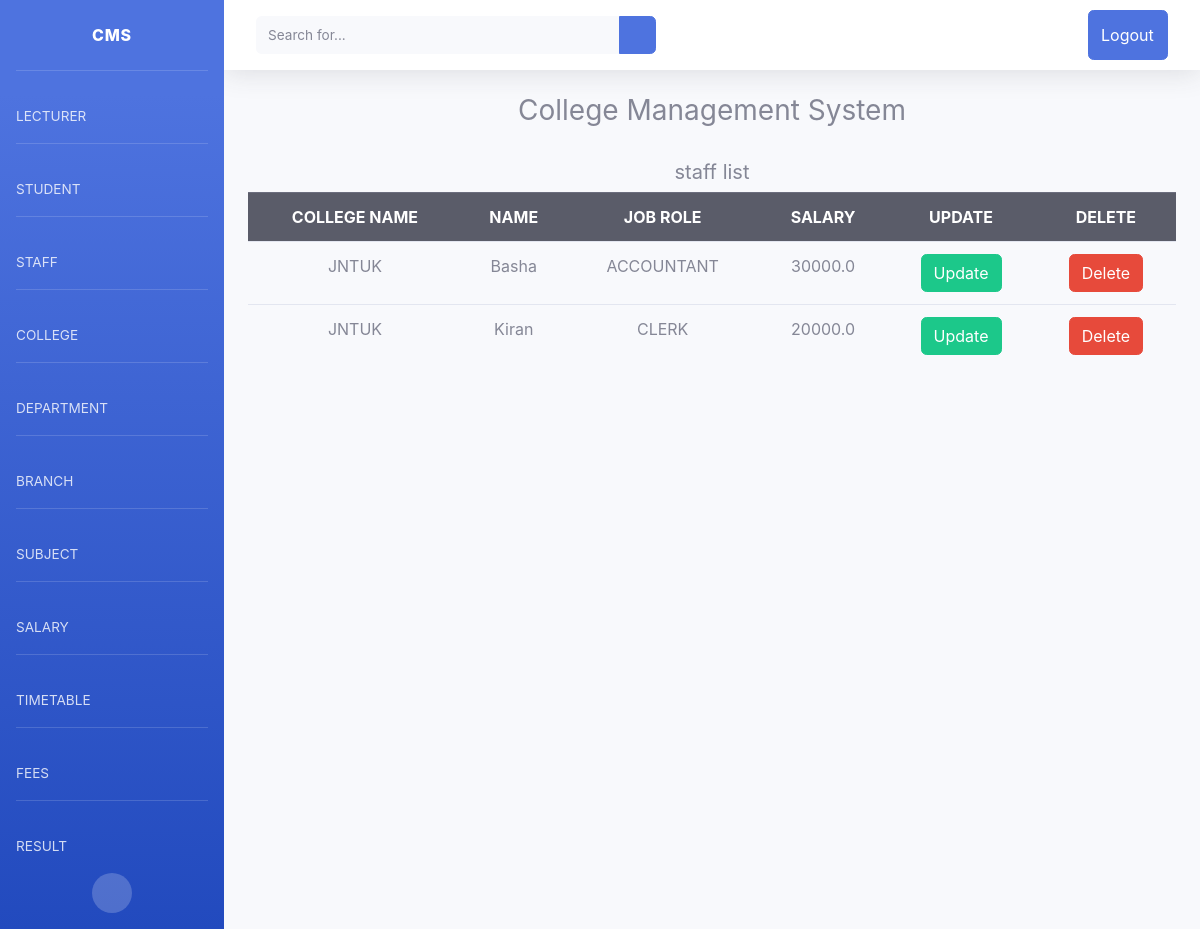
The app's page /details/ (signed in) with its own data.
### cmsapp/models.py (models this page shows, shortened)
class StaffMembers(models.Model):
    user=models.OneToOneField(User,on_delete=models.CASCADE)
    clg_name = models.ForeignKey(College, on_delete=models.CASCADE)
    name = models.CharField(max_length=20)
    role = models.CharField(max_length=100,choices=job_choices)
    staff_salary = models.OneToOneField(Salary, on_delete=models.CASCADE)

class College(models.Model):
    clg_name = models.CharField(max_length=20, primary_key=True,blank=True)
    def __str__(self):
        return self.clg_name

class Salary(models.Model):
    salary = models.FloatField(max_length=30)
    def __str__(self):
        return str(self.salary)

### cmsapp/decorator.py (the view)
    def _inner(request, *args, **kwargs):
        if not request.user.is_admin:
            raise PermissionDenied
        return function(request, *args, **kwargs)

### cmsapp/decorator.py (called while the page is built)
def admin_only(function):
    def _inner(request, *args, **kwargs):
        if not request.user.is_admin:
            raise PermissionDenied
        return function(request, *args, **kwargs)
    return _inner

### cmsapp/views.py (called while the page is built)
@admin_only
def OtherDetails(request):
    stf_list = StaffMembers.objects.all()
    context={'stf_list':stf_list}
    return render(request,'staff/stafflist.html',context)

### templates/staff/stafflist.html
{% extends 'registration/home.html' %}
{% block content %}
{% if user.is_admin %}
<h5 class='text-center fw-bold'>staff list</h5>
<div class="container">
    <table class="table table-hover">
    <tbody class="table table-striped table-hover">
      <tr class="thead-dark text-center">
          <th>COLLEGE NAME</th>
          <th>NAME</th>
          <th>JOB ROLE</th>
          <th>SALARY</th>
          <th>UPDATE</th>
          <th>DELETE</th>
      </tr>
{% for staff in stf_list %}
  <tr class="text-center">
      <td>{{staff.clg_name}}</td>
      <td>{{staff.name}}</td>
      <td>{{staff.role}}</td>
      <td>{{staff.staff_salary}}</td>
      <td><a href="{% url 'other_update' staff.id %}"><button class="btn btn-success">Update</button></a></td>
          <td><a href="{% url 'other_delete' staff.id %}"><button class="btn btn-danger">Delete</button></a></td>
    </tr>
{% endfor %}
    </tbody>
  </table>
    </div>
{% else %}
<h5>Enter Login Details</h5>
{% endif %}
{% endblock %}

### templates/registration/home.html (style rules this page uses)
body { font-family: 'Roboto', sans-serif; }

### records on screen
StaffMembers: clg_name "JNTUK", name "Basha", role "ACCOUNTANT", staff_salary "30000.0"
StaffMembers: clg_name "JNTUK", name "Kiran", role "CLERK", staff_salary "20000.0"
